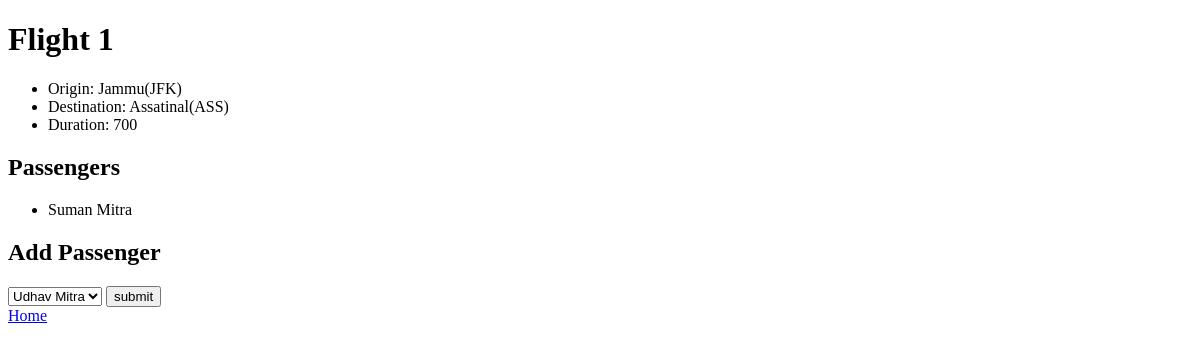
Page /flights/1 on the earlier database version.
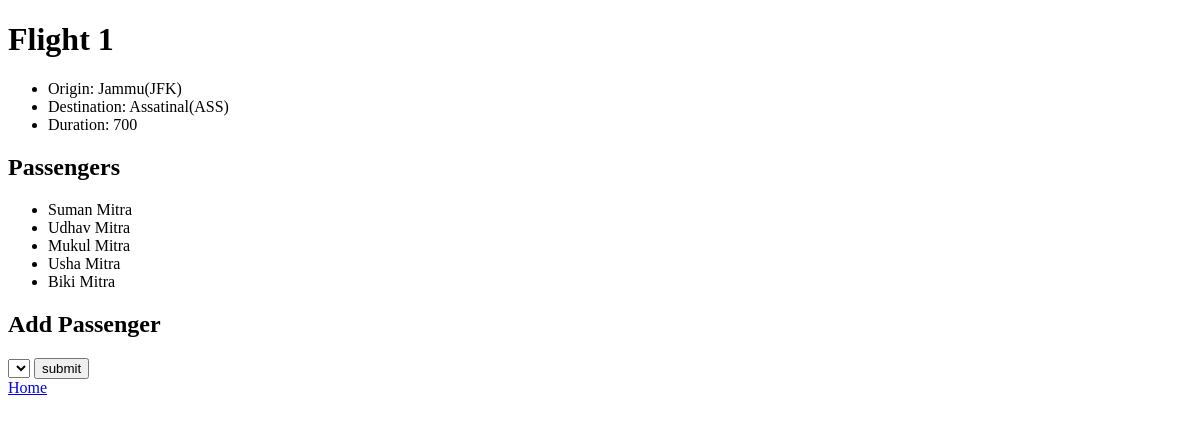
Same page on the later database version.
### flights/models.py (models this page shows)
class Passenger(models.Model):
    first = models.CharField(max_length=64)
    last = models.CharField(max_length=64)
    flights = models.ManyToManyField(Flight,
                                     blank=True,
                                     related_name="passengers")
    def __str__(self):
        return f"{self.first} {self.last}"

### flights/views.py (the view)
# urls.py: path("<int:flight_id>", views.flight, name="flight"),
def flight(req, flight_id):
    flight = Flight.objects.get(id=flight_id)
    return render(
        req, "flights/flight.html", {
            "flight": flight,
            "passengers": flight.passengers.all(),
            "non_passengers": Passenger.objects.exclude(flights=flight).all()
        })

### flights/models.py (called while the page is built)
    def __str__(self):
        return f"{self.city}({self.code})"

### flights/templates/flights/flight.html (shortened to what this page needs)
{% extends "flights/layout.html" %}
{% block body %}
  <h1>Flight {{flight.id}}</h1>
  <ul>
      <li>
            Origin: {{flight.origin}}
      </li>
      <li>
            Destination: {{flight.destination}}
      </li>
      <li>
            Duration: {{flight.duration}}
      </li>
  </ul>
  <h2>Passengers</h2>
<ul>
    {% for passenger in passengers %}
        <li>{{ passenger }}</li>
    {% empty %}
        <li>No Passengers in boarding:(</li>
    {% endfor %}
</ul>
<h2>Add Passenger</h2>
<form action="{% url 'flights:bookFlight' flight.id %}" method="post">
    <select name="passenger" id="">
        {% for passenger in non_passengers %}
            <option value="{{ passenger.id }}">
                {{passenger}}
            </option>
        {% endfor %}
    </select>
    <input type="submit" value="submit">
</form>
<a href="{% url 'flights:index' %}">Home</a>
{% endblock %}

Differences in the rows shown:
now on this page (row unchanged): Passenger: first+last "Udhav Mitra"
now on this page (row unchanged): Passenger: first+last "Mukul Mitra"
now on this page (row unchanged): Passenger: first+last "Usha Mitra"
added Passenger: first+last "Biki Mitra"
Other differences:
form field passenger: "Udhav Mitra" → (not shown)
